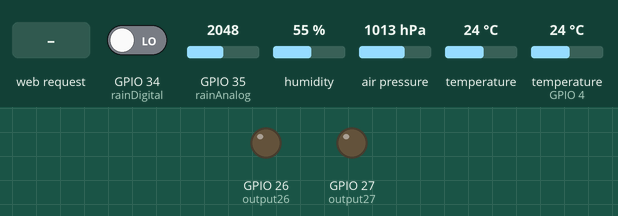
Simulated run of this sketch. Board: ESP32. Shown: output pins drawn as LEDs (lit = HIGH). The test bench sets the inputs (shaded band); at power-on: GPIO 34 (rainDigital) LOW, GPIO 35 (rainAnalog) = 2048, humidity 55 %, air pressure 1013 hPa, temperature 24 °C, temperature (sensor on GPIO 4) 24 °C. WiFi joins after 1.5 s; servers stay silent unless stated; what the sketch prints to the serial monitor is not drawn.

Above: at 2.7 s.
2.8 s: HTTP request GET /testcode/dht.php?humidity= received
At 12.6 s:
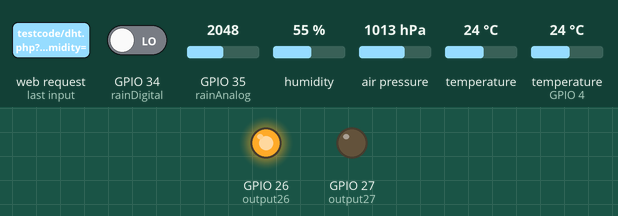
Timing chart, 0 to 14.1 s (numbered marks = the images above; inputs shaded):
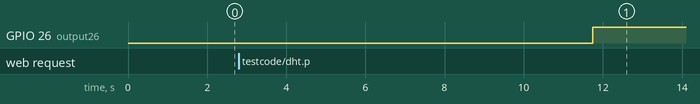

The sketch:

weatherstation_phpmyadmin.ino
```cpp
/* Load Wi-Fi library
-> VCC => 3.3V
-> GND => GND
-> SCL => D22
-> SDA => D21
-> CSB => not connected
-> SDD => not connected
   //DHT11
-> VCC => 3.3V
-> OUT=> D4
-> GND => GND
   //LEDs
-> LED 1 => D26
-> LED 2 => D27
   //SENSOR DE LLUVIA
-> VCC => 3.3V
-> GND => GND
-> AO => D34
-> DO => D35
*/

#include <WiFi.h>
#include <Wire.h>
#include <WiFiClient.h>
#include <Adafruit_BMP280.h>
#include "DHT.h"

#define SEALEVELPRESSURE_HPA (1013.25)
#define DHTTYPE DHT11

#define rainAnalog 35
#define rainDigital 34

Adafruit_BMP280 bmp; // I2C

// Reemplace con sus credenciales de red
const char* ssid     = "TU RED WIFI";
const char* password = "CONTRASEÑA WIFI";

////eg: 192.168.0.222
char serverName[] = "YOUR IP";

// Establecer el número de puerto del servidor web en 80
WiFiClient client;
WiFiServer server(80);

// DHT Sensor
uint8_t DHTPin = 4;

// Initialize DHT sensor.
DHT dht(DHTPin, DHTTYPE);


// Variable para almacenar la solicitud HTTP
String header;

// Auxiliar variables to store the current output state
String output26State = "off";
String output27State = "off";

// Assign output variables to GPIO pins
const int output26 = 26;
const int output27 = 27;

// Current time
unsigned long currentTime = millis();

// Hora actual
unsigned long previousTime = 0;

// Definir el tiempo de espera en milisegundos (ejemplo: 2000ms = 2s)
const long timeoutTime = 1000;

void setup() {
  Serial.begin(115200);
  bool status;

  pinMode(rainDigital,INPUT);

// configuración predeterminada

  // Inicializar las variables de salida como salidas
  pinMode(output26, OUTPUT);
  pinMode(output27, OUTPUT);
  // Establecer salidas en LOW
  digitalWrite(output26, LOW);
  digitalWrite(output27, LOW);

  pinMode(DHTPin, INPUT);

  dht.begin();

  //status = bmp.begin();

  if (!bmp.begin(0x76)) {
    Serial.println("No se pudo encontrar un sensor BMP280 válido, verifique el cableado!");
    while (1);
  }

// Conéctese a la red Wi-Fi con SSID y contraseña
  Serial.print("Conectando a ");
  Serial.println(ssid);

  WiFi.begin(ssid, password);
  while (WiFi.status() != WL_CONNECTED) {
    delay(500);
    Serial.print(".");
  }

  // Imprime la dirección IP local e inicia el servidor web
  Serial.println("");
  Serial.println("WiFi conectado.");
  Serial.println("IP address: ");
  Serial.println(WiFi.localIP());
  server.begin();
}


void loop(){

  int rainAnalogVal = analogRead(rainAnalog);
  int rainDigitalVal = digitalRead(rainDigital);

  Sending_To_phpmyadmindatabase();
    delay(10000); // interval

  WiFiClient client = server.available();   // Escuche los clientes entrantes
  if (client) {                               // Si se conecta un nuevo cliente
    currentTime = millis();
    previousTime = currentTime;
    Serial.println("Nuevo cliente.");          // imprime un mensaje en el puerto serie
    String currentLine = "";                // crea una cadena para contener los datos entrantes del cliente
    while (client.connected() && currentTime - previousTime <= timeoutTime) {  // bucle mientras el cliente está conectado
      currentTime = millis();
      if (client.available()) {             // si hay bytes para leer del cliente,
        char c = client.read();             // lee un byte, luego
        Serial.write(c);                    // si el byte es un carácter de nueva línea
        header += c;
        if (c == '\n') {                    // si la línea actual está en blanco, tienes dos caracteres de nueva línea seguidos.
          // ese es el final de la solicitud HTTP del cliente, así que envíe una respuesta:
          if (currentLine.length() == 0) {
            // Los encabezados HTTP siempre comienzan con un código de respuesta (por ejemplo, HTTP/1.1 200 OK)
            // y un content-type para que el cliente sepa lo que viene, luego una línea en blanco:
            client.println("HTTP/1.1 200 OK");
            client.println("Content-type:text/html");
            client.println("Connection: close");
            client.println();


              // Funciones de los LEDs de Alerta
            // LED D26 ROJO
              if(bmp.readTemperature()>=20 && bmp.readTemperature()<=25){
                Serial.println("La temperatura esta entre 20 y 25 c°");
                Serial.println("GPIO26 LED is ON");
                  output26State = "on";
                  digitalWrite(output26, HIGH);
              }else {
                  Serial.println("GPIO26 LED is OFF");
                    output26State = "off";
                    digitalWrite(output26, LOW);
              }

              // LED D27 BLANCO
              if(bmp.readTemperature()>=25 && bmp.readTemperature()<=30){
                  Serial.println("La temperatura esta entre 25 y 30 c°");
                  Serial.println("GPIO27 LED is ON");
                  output27State = "on";
                  digitalWrite(output27, HIGH);
              }else{
                  Serial.println("GPIO27 LED is OFF");
                  output27State = "off";
                  digitalWrite(output27, LOW);
              }

              //Serial.print(rainAnalogVal);
              Serial.print("lluvia ->");
              Serial.println(rainDigitalVal);
              delay(200);


            // Mostrar la página web HTML
            client.println("<!DOCTYPE html><html>");
            client.println("<head><meta name=\"viewport\" content=\"width=device-width, initial-scale=1\">");
            client.println("<link rel=\"icon\" href=\"data:,\">");

            //// CSS para aplicar estilo a la tabla

            client.println("<style>body { text-align: center; font-family: Helvetica}");
            client.println("table { border-collapse: collapse; margin-left:auto; margin-right:auto; }");
            client.println("th { padding: 12px; background-color: #3c8b91; color: write; }");
            client.println("tr { border: 1px solid #ddd; padding: 12px; }");
            client.println("tr:hover { background-color: #3c8b91; }");
            client.println("td { border: none; padding: 12px; }");
            client.println(".sensor { color:black; font-weight: bold; padding: 1px; }");

            // Encabezado de página web
            client.println("</style></head><body><h1>¡¡¡WEATHER STATION!!!</h1>");
            client.println("<table><tr><th>MEDICION</th><th>VALOR</th></tr>");
            client.println("<tr><td>Temp. Celsius</td><td><span class=\"sensor\">");
            client.println(bmp.readTemperature());
            client.println(" *C</span></td></tr>");
            client.println("<tr><td>Humedad</td><td><span class=\"sensor\">");
            client.println(dht.readHumidity());
            client.println(" % </span></td></tr>");
            client.println("<tr><td>Presion</td><td><span class=\"sensor\">");
            client.println(bmp.readPressure() / 100.0F);
            client.println(" hPa</span></td></tr>");
            client.println("<tr><td>Aprox. Altitud</td><td><span class=\"sensor\">");
            client.println(bmp.readAltitude(SEALEVELPRESSURE_HPA));
            client.println(" m</span></td></tr>");
            client.println("<tr><td>Lluvia</td><td><span class=\"sensor\">");
            client.println(rainDigitalVal);
            client.println("</span></td></tr>");
            client.println("</body></html>");


            // La respuesta HTTP termina con otra línea en blanco
            client.println();
            // Salir del ciclo while
            break;
          } else { // si obtuvo una nueva línea, borre currentLine
            currentLine = "";
          }
        } else if (c != '\r') {  // si obtuvo algo más que un carácter de retorno de carro,
          currentLine += c;      // agregarlo al final de currentLine
        }
      }
    }
    // Borrar la variable de
    header = "";

    // Cerrar la conexión
    client.stop();
    Serial.println("Client disconnected.");
    Serial.println("");
  }
}

//CONECCION CON MYSQL

 void Sending_To_phpmyadmindatabase()
 {
   if (client.connect(serverName, 80)) {
    Serial.println("connected");
    // Haz una solicitud HTTP:
    Serial.print("GET /testcode/dht.php?humidity=");
    client.print("GET /testcode/dht.php?humidity=");     //TU URL
    Serial.println(dht.readHumidity());
    client.print(dht.readHumidity());
    client.print("&temperature=");
    Serial.println("&temperature=");
    client.print(bmp.readTemperature());
    Serial.println(bmp.readTemperature());
    client.print("&pressure=");
    Serial.println("&pressure=");
    client.print(bmp.readPressure() / 100.0F);
    Serial.println(bmp.readPressure() / 100.0F);
    client.print("&altitude=");
    Serial.println("&altitude=");
    client.print(bmp.readAltitude(SEALEVELPRESSURE_HPA));
    Serial.println(bmp.readAltitude(SEALEVELPRESSURE_HPA));
    client.print("&lluvia=");
    Serial.println("&lluvia=");
    client.print(digitalRead(rainDigital));
    Serial.println(digitalRead(rainDigital));
    client.print(" ");      //SPACE BEFORE HTTP/1.1
    client.print("HTTP/1.1");
    client.println();
    client.println("Host: YOUR HOST");
    client.println("Connection: close");
    client.println();
  } else {
    // si no obtuviste una conexión con el servidor:
    Serial.println("connection failed");
  }
 }
```

Measured:
- after the input at 2.8 s, GPIO 26 (output26): LOW → HIGH after 8.9 s
